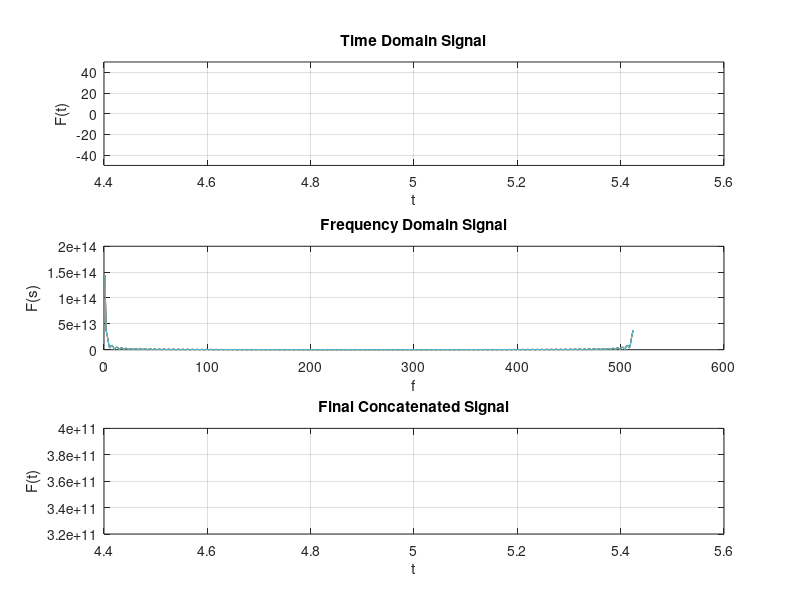

The MATLAB source for this figure:
%Signal Generator%

%clear all ; 
close all ; 
clc ; 

fs = input('Enter sampling frequecny : ');
tS = input('Enter start of time scale : ');
tE = input('Enter end of time scale : ');
%tT = tS:1/fs:tE; 
%-----------------------------------------------%
n = input('Enter number of breakpoints : ');

disp('--------------------------');

tTemp = 2*n;
for i=1:1:n
    tTemp(i) = input('Enter position of breakpoint  : ');
   if tTemp(i) < tS
        tTemp(i) = tS;
   end
    if tTemp(i) > tE 
        tTemp(i) = tE;
    end
end 
tx(1)=tS;
tx(n+2)=tE;

for i=2:1:(n+1)
    
   tx(i)=tTemp(i-1); 
end

disp('--------------------------');
fn = [];
tt = [];

for i=1:1:(n+1) 
    %hold on;
  %  typex = menu('Available Signals','impulse','DC','ramp','parabola','exp','sinusoid','triang');
    type = input('Enter type of signal : ');
        %impulse
        if type == 1
            amp = input('Enter impulse amplitude : ');
            t = tx(i):1/fs:tx(i+1);
            t1 = linspace(tx(i),tx(i+1));
            impulse = (t1-(tx(i+1)\2))==0;
            subplot(3,1,1);
            stem(t1,impulse); 
            tt = [tt t1];
            fn = [fn impulse];
            hold on
            nfft = length(impulse);
            nfft2 = 2^nextpow2(nfft);
            ff = fft(impulse,nfft2);
            subplot(3,1,2);
            plot(abs(ff));
            hold on;
        %DC
        elseif type == 2
                 amp = input('Enter DC amplitude : ');
                 t = tx(i):1/fs:tx(i+1); 
                 t1 = linspace(tx(i),tx(i+1),400);
                 DC = amp*ones(1,length(t1));
                 subplot(3,1,1);
                 plot(t1,DC); 
                 tt = [tt,t1];
                 fn = [fn,DC];
                 grid on;
                 hold on;
                 nfft = length(DC);
                 nfft2 = 2^nextpow2(nfft);
                 ff = fft(step,nfft2);
                 subplot(3,1,2);
                 plot(abs(ff));
                 grid on;
                 hold on;
         %Ramp        
         elseif type == 3
                s = input('Enter ramp slope : ');
                t = tx(i):1/fs:tx(i+1);
                t1 = linspace(tx(i),tx(i+1),400);
                ramp = s*t1;
                subplot(3,1,1);
                plot(t1,ramp); 
                tt = [tt,t1];
                fn = [fn,ramp];
                grid on;
                hold on;
                nfft = length(ramp);
                nfft2 = 2^nextpow2(nfft);
                ff = fft(ramp,nfft2);
                subplot(3,1,2);
                plot(abs(ff));
                grid on;
                hold on;
        %Parabola        
        elseif type == 4
                 amp = input('Enter parabola amplitude : ');
                 t = tx(i):1/fs:tx(i+1);
                 t1 = linspace(tx(i),tx(i+1),400);
                 parabola= amp*t1.^2;
                 subplot(3,1,1);
                 plot(t1,parabola);
                 tt = [tt,t1];
                 fn = [fn,parabola];
                 grid on;
                 hold on;
                 nfft = length(parabola);
                 nfft2 = 2^nextpow2(nfft);
                 ff = fft(parabola,nfft2);
                 subplot(3,1,2);
                 plot(abs(ff));
                 grid on;
                 hold on;
        %Exponential         
        elseif type == 5
                  amp = input('Enter exponential amplitude : ');
                  alpha = input('Enter the exponent : ');
                  t = tx(i):1/fs:tx(i+1);
                  t1 = linspace(tx(i),tx(i+1),400);
                  exponential = amp*exp(alpha*t1);
                  subplot(3,1,1);
                  plot(t1,exponential);
                  tt = [tt,t1];
                  fn = [fn,exponential];
                  grid on;
                  hold on;
                  nfft = length(exponential);
                  nfft2 = 2^nextpow2(nfft);
                  ff = fft(exponential,nfft2);
                  subplot(3,1,2);
                  plot(abs(ff));
                  grid on;
                  hold on;
         %Sinusoid         
         elseif type == 6       
                  amp = input('Enter sinusoid amplitude : ');
                  f = input('Enter sinusoid frequency : ');
                  theta = input('Enter phase angle : ');
                  dcShift = input('Enter dc shift angle : ');
                  t = tx(i):1/fs:tx(i+1);
                  t1 = linspace(tx(i),tx(i+1),400);
                  sinusoid = amp*sin(2*pi*f*t1 + theta) + dcShift;
                  subplot(3,1,1);
                  plot(t1,sinusoid + dcShift);
                  tt = [tt,t1];
                  fn = [fn,sinusoid];
                  grid on;
                  hold on;
                  nfft = length(sinusoid);
                  nfft2 = 2^nextpow2(nfft);
                  ff = fft(sinusoid,nfft2);
                  subplot(3,1,2);
                  plot(abs(ff));
                  grid on;
                  hold on;
         %Triangular         
         elseif type == 7  
                  amp = input('Enter sawtooth amplitude : ');
                  f = input('Enter sawtooth frequency : ');
                  theta = input('Enter phase angle : ');
                  dcShift = input('Enter dc shift angle : ');
                  t = tx(i):1/fs:tx(i+1);
                  t1 = linspace(tx(i),tx(i+1),400);
                  triangular = amp*sawtooth(2*pi*f*t1 + theta) + dcShift;
                  subplot(3,1,1);
                  plot(t1,triangular + dcShift);
                  tt = [tt,t1];
                  fn = [fn,triangular];
                  grid on;
                  hold on;
                  nfft = length(triangular);
                  nfft2 = 2^nextpow2(nfft);
                  ff = fft(triangular,nfft2);
                  subplot(3,1,2);
                  plot(abs(ff));
                  grid on;
                  hold on;    
        else
            disp('Error');
        end
        
    d1 = subplot(3,1,1);
    d2 = subplot(3,1,2);
    d3 = subplot(3,1,3);
    subplot(3,1,3);
    plot(tt,fn); %plot the concatenated signal
    grid on;
    ylim(d1,[-50 50]);
    xlabel(d1,'t')
    ylabel(d1,'F(t)');
    title(d1,'Time Domain Signal');
    xlabel(d2,'f')
    ylabel(d2,'F(s)');
    title(d2,'Frequency Domain Signal');
    xlabel(d3,'t')
    ylabel(d3,'F(t)');
    title(d3,'Final Concatenated Signal');
    set(gcf, 'units', 'normalized');
    set(gcf, 'Position', [0, 0.1, 1, 0.9])
end
disp('full signal');
%END
